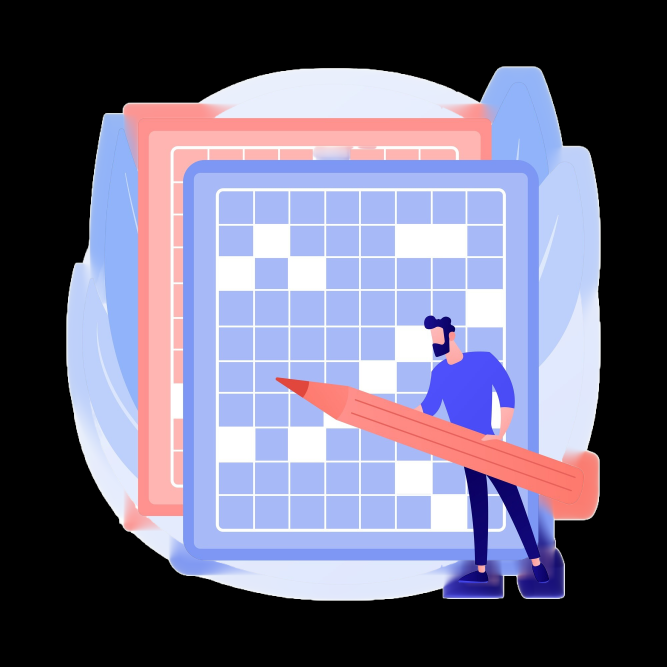
#> input picture util/sudoku.png, 2000 x 2000 px (shown at 1/3 size)
$ python -i process.py   (imports and definitions only)
#> lines starting #> are read from the running program, lines starting #| are printed output that depends on the picture; after the words box and inside, x2 and y2 are one past the last pixel; in counts of white or black regions, pixels touching at a corner belong together
import cv2
import numpy as np
from PIL import Image
import easyocr


# Global Variable
DIGITS = ['1', '2', '3', '4', '5', '6', '7', '8', '9']


def preprocess(img):
    '''Preprocess the image to enhance contrast and improve detection'''
    img_gray = cv2.cvtColor(img, cv2.COLOR_BGR2GRAY)
    img_blur = cv2.GaussianBlur(img_gray, (9, 9), 0)
    img_thresh = cv2.adaptiveThreshold(img_blur, 255, cv2.ADAPTIVE_THRESH_GAUSSIAN_C,
                                       cv2.THRESH_BINARY, 11, 2)
    img_invert = cv2.bitwise_not(img_thresh)
    return img_invert

# 2. Main outline detection


# [25 lines left out: function imPreprocess, not called in this run]


def main_outline(contours):
    '''Get the largest square contour for the Sudoku grid'''
    biggest = np.array([])
    max_area = 0
    for i in contours:
        area = cv2.contourArea(i)
        if area > 50:
            peri = cv2.arcLength(i, True)
            approx = cv2.approxPolyDP(i, 0.02 * peri, True)
            if area > max_area and len(approx) == 4:
                biggest = approx
                max_area = area
    return biggest, max_area

# 3. Reframe points for perspective correction


# [293 lines left out: functions predictNumbersCap, reframe, splitcells, CropCell, getOriginalNumbers, centerPoints and 6 more, not called in this run]


def extract_sudoku_grid(image):
    '''Extract the Sudoku grid using contour detection and perspective transformation'''
    processed_img = preprocess(image)
    contours, _ = cv2.findContours(
        processed_img, cv2.RETR_EXTERNAL, cv2.CHAIN_APPROX_SIMPLE)

    biggest, max_area = main_outline(contours)
    if biggest.size == 0:
        return None  # If no grid is found

    biggest = reframe(biggest)
    pts1 = np.float32(biggest)
    pts2 = np.float32([[0, 0], [450, 0], [0, 450], [450, 450]])
    matrix = cv2.getPerspectiveTransform(pts1, pts2)
    wrapped_image = cv2.warpPerspective(image, matrix, (450, 450))
    return wrapped_image


# [98 lines left out: functions sudokuGrid, getVertices, extractGrid, getBoxes, extractBox, not called in this run]

>>> import cv2
>>> picture = cv2.imread('sudoku.png')
#> picture is the input picture: shape (2000, 2000, 3); mean B, G, R 129, 105.4, 108.2
>>> result = extract_sudoku_grid(picture)
#> in preprocess, `img_gray = cv2.cvtColor(img, cv2.COLOR_BGR2GRAY)`:
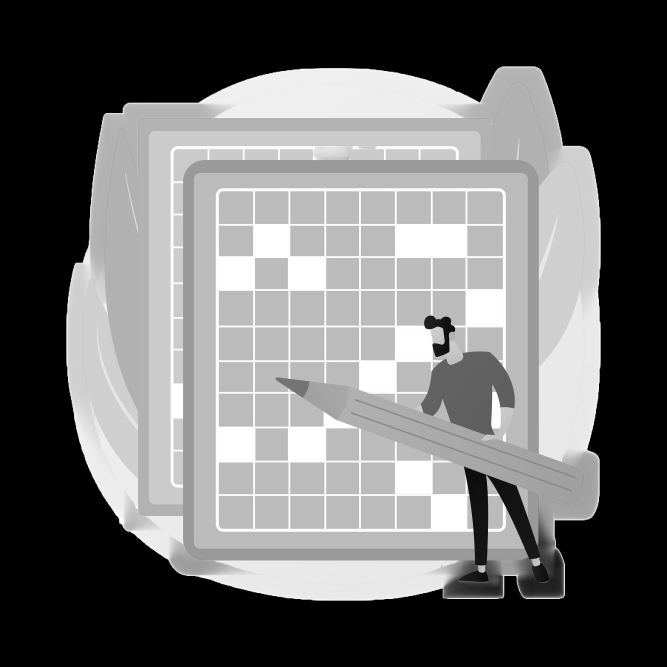
#> img_gray: shape (2000, 2000) (shown at 1/3 size); min 0, max 255, mean 109
#> in preprocess, `img_thresh = cv2.adaptiveThreshold(img_blur, 255, cv2.ADAPTIVE_THRESH_..`:
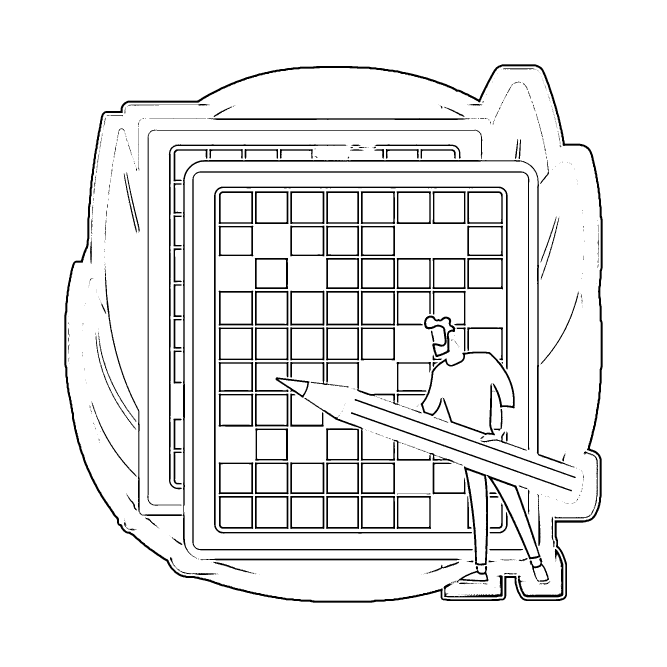
#> img_thresh: shape (2000, 2000) (shown at 1/3 size); 93.5% white; 686 black regions (491 under 20 px), largest, box (x1, y1, x2, y2) and area: (193, 193, 1808, 1808) 37214, (642, 560, 1523, 1601) 14442, (577, 514, 1588, 1651) 14260
#> in preprocess, `img_invert = cv2.bitwise_not(img_thresh)`:
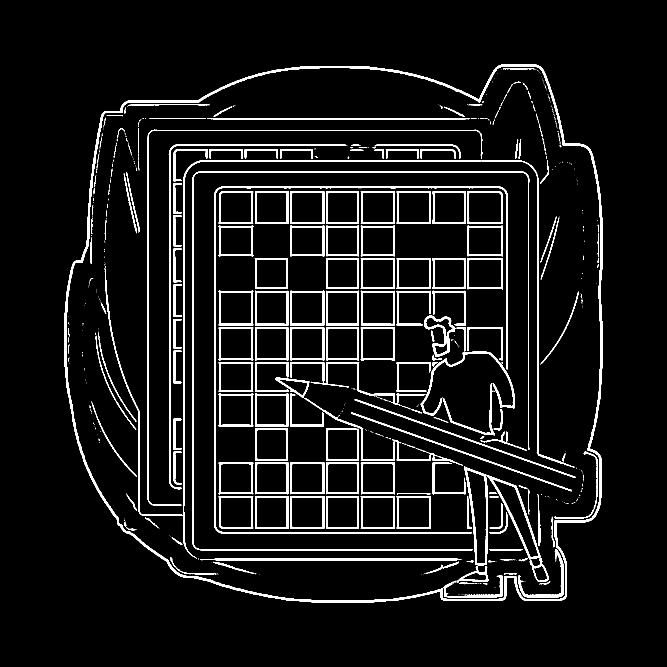
#> img_invert: shape (2000, 2000) (shown at 1/3 size); 6.5% white; 686 white regions (491 under 20 px)
#> in extract_sudoku_grid, `contours, _ = cv2.findContours( processed_img, cv2.RETR_EXTERNAL, cv2...`: contours = 1 contour; box (x1, y1, x2, y2) and area: (193, 193, 1808, 1808) 2298395
#> the loop in main_outline, `for i in contours:` made 1 pass
#> (area, peri) on pass 1: (2298395, 6331.4)
#> after the loop in main_outline, `for i in contours:`: biggest = empty array; max_area = 0
#> in extract_sudoku_grid, `biggest, max_area = main_outline(contours)`: biggest = empty array; max_area = 0
